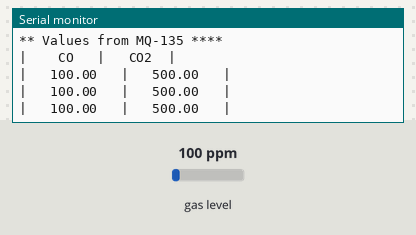
Bench run of a sketch on a simulated Arduino Uno, built with avr-gcc and run on an emulated ATmega328P. On the bench: the last lines printed to the serial monitor. Inputs (shaded band) come from the test bench; at power-on: gas level 100 ppm.

Above: at 1.2 s.
1.3 s: gas level set to 20 ppm
At 2.0 s:
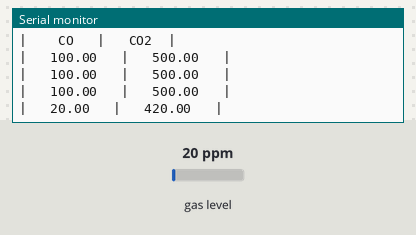
2.8 s: gas level set to 250 ppm
At 3.5 s:
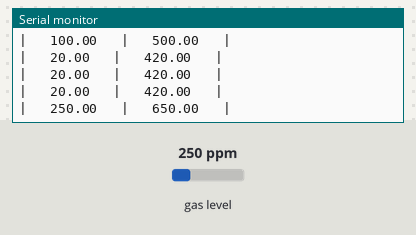
Timing chart, 0 to 5.8 s (numbered marks = the images above; inputs shaded):
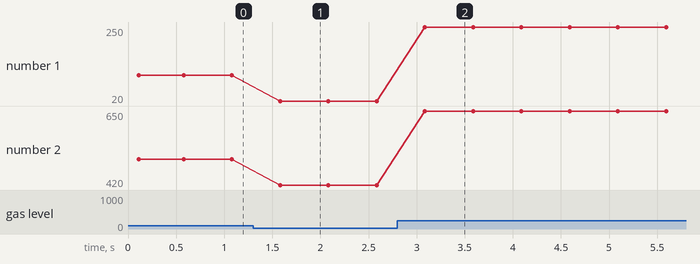

Measured:
- after the input at 1.3 s, the serial monitor: prints a new line after 0.28 s (image 1)
- after the input at 2.8 s, the serial monitor: prints a new line after 0.29 s (image 2)
- plotted number 1: 100 → 20 after the input at 1.3 s, 20 → 250 after the input at 2.8 s
- plotted number 2: 500 → 420 after the input at 1.3 s, 420 → 650 after the input at 2.8 s

The sketch:

MQ135.ino
```cpp
/**
 * @file MQ135.ino
 *
 * @author Jonathan Camenzuli
 *
 * @brief MQ135 Sensor Test
 *
 * Source code is part of my Final Year Project in Computer Engineering (2022/23) entitled
 * "Miniature implementation of an IoT-based Smart City"
 *
 * @date 01/05/2023
 *
 * @section hardware Hardware
 * -  Arduino MKR NB 1500
 * -  MQ135 Air Quality Sensor
 */

// Include the library
#include <MQUnifiedsensor.h>

// Definitions
#define board "Arduino UNO"
#define Voltage_Resolution 5
#define pin A1                 // Analog input 0 of your arduino
#define type "MQ-135"          // MQ135
#define ADC_Bit_Resolution 10  // For arduino UNO/MEGA/NANO
#define RatioMQ135CleanAir 3.6 // RS/R0 = 3.6 ppm

// Declare Sensor
MQUnifiedsensor MQ135(board, Voltage_Resolution, ADC_Bit_Resolution, pin, type);

void setup()
{
  // Init the serial port communication - to debug the library
  Serial.begin(9600); // Init serial port

  // Waiting for Serial port to Connect
  while (!Serial)
    ;

  // Set math model to calculate the PPM concentration and the value of constants
  MQ135.setRegressionMethod(0); // PPM = 10^{[log10(ratio)-b]/a}

  /*****************************  MQ Init ********************************************/
  // Remarks: Configure the pin of arduino as input.
  /************************************************************************************/
  MQ135.init();
  MQ135.setRL(1);
  /*
    //If the RL value is different from 10K please assign your RL value with the following method:
    MQ135.setRL(10);
  */
  /*****************************  MQ CAlibration ********************************************/
  // Explanation:
  // In this routine the sensor will measure the resistance of the sensor supposedly before being pre-heated
  // and on clean air (Calibration conditions), setting up R0 value.
  // We recomend executing this routine only on setup in laboratory conditions.
  // This routine does not need to be executed on each restart, you can load your R0 value from eeprom.
  // Acknowledgements: https://jayconsystems.com/blog/understanding-a-gas-sensor
  Serial.print("Calibrating please wait.");
  float calcR0 = 0;
  for (int i = 1; i <= 10; i++)
  {
    MQ135.update(); // Update data, the arduino will read the voltage from the analog pin
    calcR0 += MQ135.calibrate(RatioMQ135CleanAir);
    Serial.print(".");
  }
  Serial.print("calcR0:");
  Serial.println(calcR0);
  MQ135.setR0(calcR0 / 10);
  Serial.println("  done!.");

  if (isinf(calcR0))
  {
    Serial.println("Warning: Conection issue, R0 is infinite (Open circuit detected) please check your wiring and supply");
    while (1)
      ;
  }
  if (calcR0 == 0)
  {
    Serial.println("Warning: Conection issue found, R0 is zero (Analog pin shorts to ground) please check your wiring and supply");
    while (1)
      ;
  }
  /*****************************  MQ CAlibration ********************************************/
  Serial.println("** Values from MQ-135 ****");
  Serial.println("|    CO   |   CO2  |");
}

void loop()
{
  MQ135.update(); // Update data, the arduino will read the voltage from the analog pin

  MQ135.setA(-0.220061597);
  MQ135.setB(0.653581876);       // Configure the equation to calculate CO concentration value
  float CO = MQ135.readSensor(); // Sensor will read PPM concentration using the model, a and b values set previously or from the setup

  MQ135.setA(-0.366725791);
  MQ135.setB(0.763607977);        // Configure the equation to calculate CO2 concentration value
  float CO2 = MQ135.readSensor(); // Sensor will read PPM concentration using the model, a and b values set previously or from the setup

  Serial.print("|   ");
  Serial.print(CO);
  // Note: 400 Offset for CO2 source: https://github.com/miguel5612/MQSensorsLib/issues/29
  /*
  Motivation:
  We have added 400 PPM because when the library is calibrated it assumes the current state of the
  air as 0 PPM, and it is considered today that the CO2 present in the atmosphere is around 400 PPM.
  https://www.lavanguardia.com/natural/20190514/462242832581/concentracion-dioxido-cabono-co2-atmosfera-bate-record-historia-humanidad.html
  */
  Serial.print("   |   ");
  Serial.print(CO2 + 400);
  Serial.println("   |");

  delay(500); // Sampling frequency
}
```
